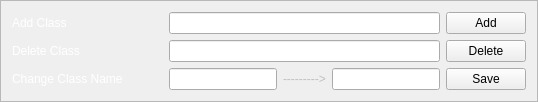
            <widget class="QFrame" name="frame_29">
             <property name="frameShape">
              <enum>QFrame::StyledPanel</enum>
             </property>
             <property name="frameShadow">
              <enum>QFrame::Raised</enum>
             </property>
             <layout class="QGridLayout" name="gridLayout_30">
              <item row="3" column="3">
               <widget class="QLabel" name="label_108">
                <property name="palette">
                 <palette>
                  <active>
                   <colorrole role="WindowText">
                    <brush brushstyle="SolidPattern">
                     <color alpha="255">
                      <red>192</red>
                      <green>192</green>
                      <blue>192</blue>
                     </color>
                    </brush>
                   </colorrole>
                  </active>
                  <inactive>
                   <colorrole role="WindowText">
                    <brush brushstyle="SolidPattern">
                     <color alpha="255">
                      <red>192</red>
                      <green>192</green>
                      <blue>192</blue>
                     </color>
                    </brush>
                   </colorrole>
                  </inactive>
                  <disabled>
                   <colorrole role="WindowText">
                    <brush brushstyle="SolidPattern">
                     <color alpha="255">
                      <red>120</red>
                      <green>120</green>
                      <blue>120</blue>
                     </color>
                    </brush>
                   </colorrole>
                  </disabled>
                 </palette>
                </property>
                <property name="text">
                 <string>---------&gt;</string>
                </property>
               </widget>
              </item>
              <item row="3" column="4">
               <widget class="QLineEdit" name="lineEdit_17"/>
              </item>
              <item row="3" column="2">
               <widget class="QLineEdit" name="lineEdit_8"/>
              </item>
              <item row="2" column="0">
               <widget class="QLabel" name="label_69">
                <property name="palette">
                 <palette>
                  <active>
                   <colorrole role="WindowText">
                    <brush brushstyle="SolidPattern">
                     <color alpha="255">
                      <red>255</red>
                      <green>255</green>
                      <blue>255</blue>
                     </color>
                    </brush>
                   </colorrole>
                  </active>
                  <inactive>
                   <colorrole role="WindowText">
                    <brush brushstyle="SolidPattern">
                     <color alpha="255">
                      <red>255</red>
                      <green>255</green>
                      <blue>255</blue>
                     </color>
                    </brush>
                   </colorrole>
                  </inactive>
                  <disabled>
                   <colorrole role="WindowText">
                    <brush brushstyle="SolidPattern">
                     <color alpha="255">
                      <red>120</red>
                      <green>120</green>
                      <blue>120</blue>
                     </color>
                    </brush>
                   </colorrole>
                  </disabled>
                 </palette>
                </property>
                <property name="text">
                 <string>Delete Class</string>
                </property>
               </widget>
              </item>
              <item row="3" column="0">
               <widget class="QLabel" name="label_67">
                <property name="palette">
                 <palette>
                  <active>
                   <colorrole role="WindowText">
                    <brush brushstyle="SolidPattern">
                     <color alpha="255">
                      <red>255</red>
                      <green>255</green>
                      <blue>255</blue>
                     </color>
                    </brush>
                   </colorrole>
                  </active>
                  <inactive>
                   <colorrole role="WindowText">
                    <brush brushstyle="SolidPattern">
                     <color alpha="255">
                      <red>255</red>
                      <green>255</green>
                      <blue>255</blue>
                     </color>
                    </brush>
                   </colorrole>
                  </inactive>
                  <disabled>
                   <colorrole role="WindowText">
                    <brush brushstyle="SolidPattern">
                     <color alpha="255">
                      <red>120</red>
                      <green>120</green>
                      <blue>120</blue>
                     </color>
                    </brush>
                   </colorrole>
                  </disabled>
                 </palette>
                </property>
                <property name="text">
                 <string>Change Class Name</string>
                </property>
               </widget>
              </item>
              <item row="0" column="0">
               <widget class="QLabel" name="label_65">
                <property name="palette">
                 <palette>
                  <active>
                   <colorrole role="WindowText">
                    <brush brushstyle="SolidPattern">
                     <color alpha="255">
                      <red>255</red>
                      <green>255</green>
                      <blue>255</blue>
                     </color>
                    </brush>
                   </colorrole>
                  </active>
                  <inactive>
                   <colorrole role="WindowText">
                    <brush brushstyle="SolidPattern">
                     <color alpha="255">
                      <red>255</red>
                      <green>255</green>
                      <blue>255</blue>
                     </color>
                    </brush>
                   </colorrole>
                  </inactive>
                  <disabled>
                   <colorrole role="WindowText">
                    <brush brushstyle="SolidPattern">
                     <color alpha="255">
                      <red>120</red>
                      <green>120</green>
                      <blue>120</blue>
                     </color>
                    </brush>
                   </colorrole>
                  </disabled>
                 </palette>
                </property>
                <property name="text">
                 <string>Add Class</string>
                </property>
               </widget>
              </item>
              <item row="0" column="1">
               <spacer name="horizontalSpacer_74">
                <property name="orientation">
                 <enum>Qt::Horizontal</enum>
                </property>
                <property name="sizeType">
                 <enum>QSizePolicy::Fixed</enum>
                </property>
                <property name="sizeHint" stdset="0">
                 <size>
                  <width>40</width>
                  <height>20</height>
                 </size>
                </property>
               </spacer>
              </item>
              <item row="3" column="5">
               <widget class="QPushButton" name="pushButton_6">
                <property name="text">
                 <string>Save</string>
                </property>
               </widget>
              </item>
              <item row="0" column="5">
               <widget class="QPushButton" name="pushButton_3">
                <property name="text">
                 <string>Add</string>
                </property>
               </widget>
              </item>
              <item row="2" column="5">
               <widget class="QPushButton" name="pushButton_5">
                <property name="text">
                 <string>Delete</string>
                </property>
                <property name="icon">
                 <iconset resource="icons.qrc">
                  <normaloff>:/icons/icons/delete.png</normaloff>:/icons/icons/delete.png</iconset>
                </property>
               </widget>
              </item>
              <item row="0" column="2" colspan="3">
               <widget class="QLineEdit" name="lineEdit_3"/>
              </item>
              <item row="2" column="2" colspan="3">
               <widget class="QLineEdit" name="lineEdit_5"/>
              </item>
             </layout>
            </widget>
